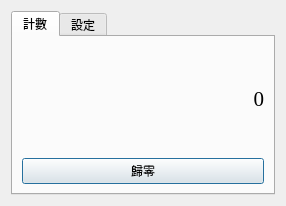
<?xml version="1.0" encoding="UTF-8"?>
<ui version="4.0">
 <class>Dialog</class>
 <widget class="QDialog" name="Dialog">
  <property name="geometry">
   <rect>
    <x>0</x>
    <y>0</y>
    <width>286</width>
    <height>206</height>
   </rect>
  </property>
  <property name="windowTitle">
   <string>Dialog</string>
  </property>
  <property name="windowIcon">
   <iconset resource="Icon/Images.qrc">
    <normaloff>:/heart.png</normaloff>:/heart.png</iconset>
  </property>
  <layout class="QVBoxLayout" name="verticalLayout_2">
   <item>
    <widget class="QTabWidget" name="tabWidget">
     <property name="currentIndex">
      <number>0</number>
     </property>
     <widget class="QWidget" name="tabCount">
      <attribute name="title">
       <string>計數</string>
      </attribute>
      <layout class="QVBoxLayout" name="verticalLayout">
       <item>
        <widget class="QLabel" name="label_Count">
         <property name="font">
          <font>
           <family>Times New Roman</family>
           <pointsize>16</pointsize>
          </font>
         </property>
         <property name="text">
          <string>0</string>
         </property>
         <property name="alignment">
          <set>Qt::AlignRight|Qt::AlignTrailing|Qt::AlignVCenter</set>
         </property>
        </widget>
       </item>
       <item>
        <widget class="QPushButton" name="pushButton_Reset">
         <property name="text">
          <string>歸零</string>
         </property>
        </widget>
       </item>
      </layout>
     </widget>
     <widget class="QWidget" name="tabConfig">
      <attribute name="title">
       <string>設定</string>
      </attribute>
      <layout class="QFormLayout" name="formLayout">
       <item row="0" column="0">
        <widget class="QRadioButton" name="radioButton_L_CTRL">
         <property name="text">
          <string>左邊 CTRL</string>
         </property>
         <property name="checked">
          <bool>true</bool>
         </property>
        </widget>
       </item>
       <item row="0" column="1">
        <widget class="QRadioButton" name="radioButton_R_CTRL">
         <property name="text">
          <string>右邊 CTRL</string>
         </property>
        </widget>
       </item>
       <item row="1" column="0">
        <widget class="QRadioButton" name="radioButton_L_SHIFT">
         <property name="text">
          <string>左邊 SHIFT</string>
         </property>
        </widget>
       </item>
       <item row="1" column="1">
        <widget class="QRadioButton" name="radioButton_R_SHIFT">
         <property name="text">
          <string>右邊 SHIFT</string>
         </property>
        </widget>
       </item>
       <item row="2" column="0">
        <widget class="QRadioButton" name="radioButton_L_ALT">
         <property name="text">
          <string>左邊 ALT</string>
         </property>
        </widget>
       </item>
       <item row="2" column="1">
        <widget class="QRadioButton" name="radioButton_R_ALT">
         <property name="text">
          <string>右邊 ALT</string>
         </property>
        </widget>
       </item>
      </layout>
     </widget>
    </widget>
   </item>
  </layout>
 </widget>
 <resources>
  <include location="Icon/Images.qrc"/>
 </resources>
 <connections/>
</ui>
